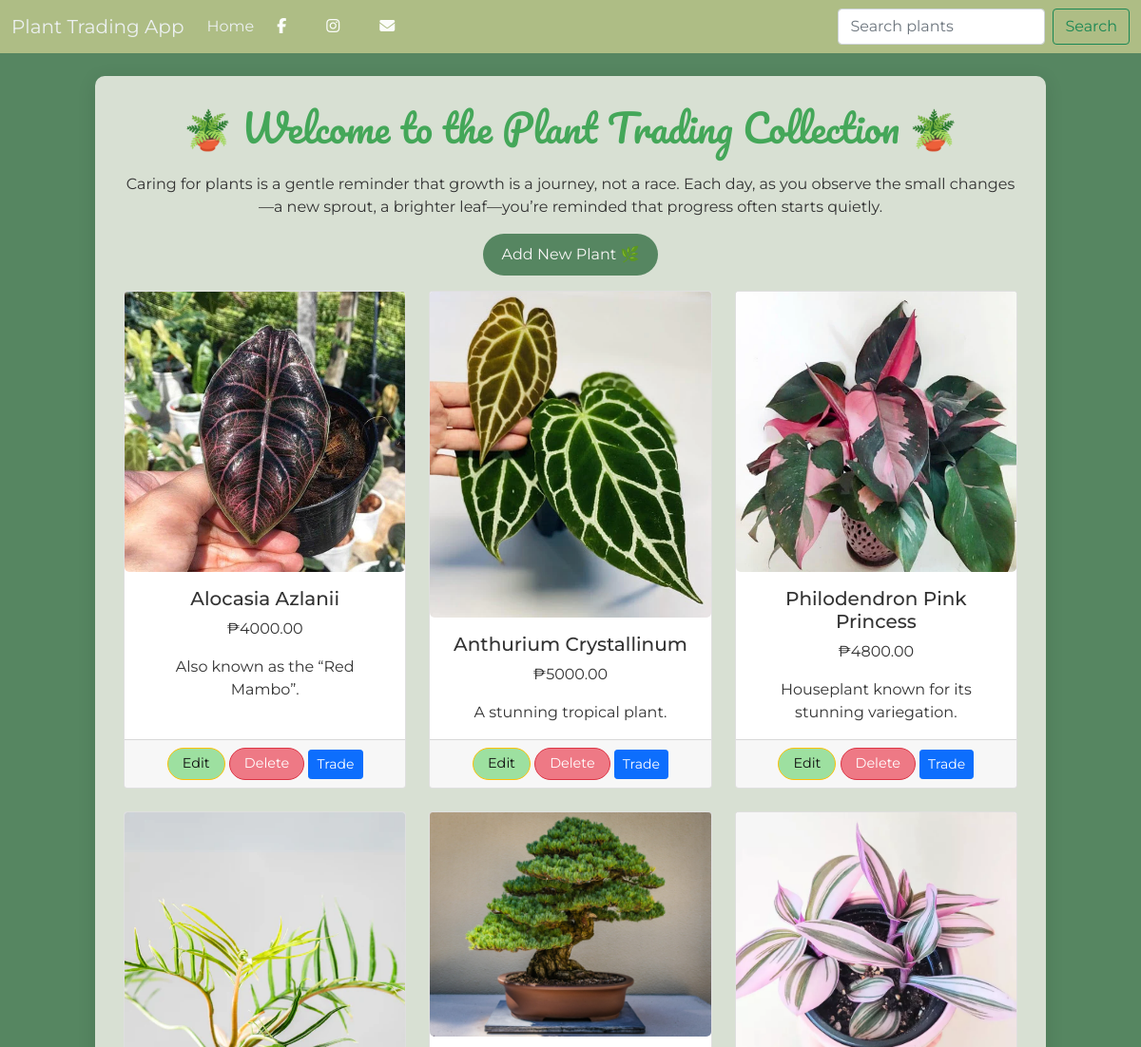
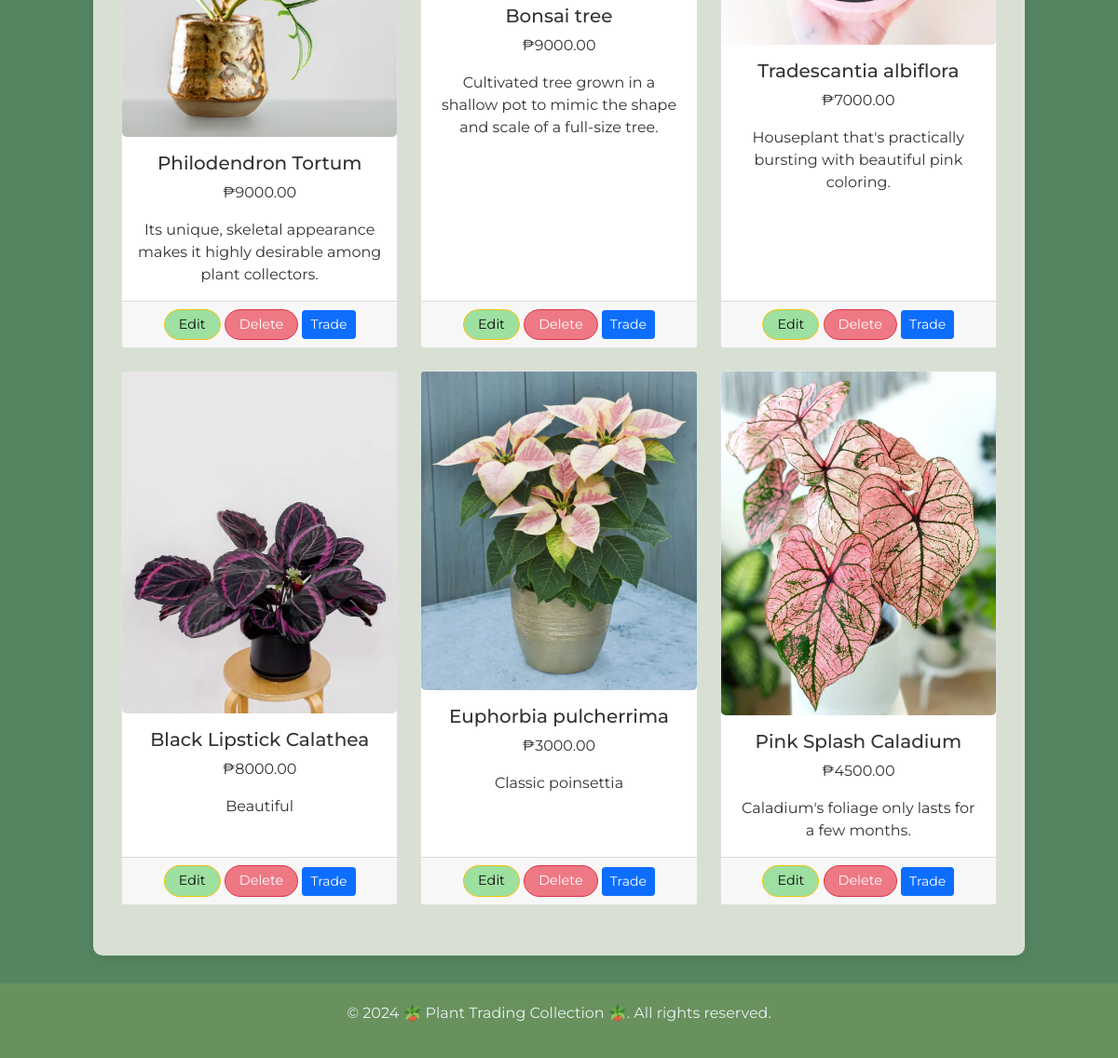
The page /plants/ on the database its author committed (2 pictures, top to bottom).
### plants/models.py (models this page shows, shortened)
class Plant(models.Model):
    name = models.CharField(max_length=100)
    price = models.DecimalField(max_digits=6, decimal_places=2)
    description = models.TextField()
    image = models.ImageField(upload_to='plant_images/', blank=True, null=True)

### plants/views.py (the view)
# urls.py: path('', plant_list, name='plant_list'),
def plant_list(request):
    plants = Plant.objects.all()
    return render(request, 'plants/plant_list.html', {'plants': plants})

### plants/templates/plants/plant_list.html (shortened to what this page needs)
{% load crispy_forms_tags %}
{% load static %}
<!DOCTYPE html>
<html lang="en">
<head>
    <link href="https://cdn.jsdelivr.net/npm/bootstrap@5.1.3/dist/css/bootstrap.min.css" rel="stylesheet">
    <link rel="stylesheet" href="{% static 'css/style.css' %}">
    <link rel="stylesheet" href="https://cdnjs.cloudflare.com/ajax/libs/font-awesome/6.5.0/css/all.min.css">
</head>
<body>
<nav class="navbar navbar-expand-lg navbar-light bg-custom">
    <div class="container-fluid">
        <a class="navbar-brand" href="{% url 'plant_list' %}">Plant Trading App</a>
        <div class="collapse navbar-collapse" id="navbarNav">
            <ul class="navbar-nav">
                <li class="nav-item">
                    <a class="nav-link" href="{% url 'plant_list' %}">Home</a>
                </li>
            </ul>
            <div class="d-flex">
                <a href="https://www.facebook.com" class="nav-link" target="_blank">
                    <i class="fab fa-facebook-f"></i>
                </a>
                <a href="https://www.instagram.com" class="nav-link" target="_blank">
                    <i class="fab fa-instagram"></i>
                </a>
                <a href="mailto:youremail@example.com" class="nav-link">
                    <i class="fas fa-envelope"></i>
                </a>
            </div>
            <form class="d-flex ms-auto" action="{% url 'plant_list' %}" method="get">
                <input class="form-control me-2" type="search" placeholder="Search plants" aria-label="Search" name="search">
                <button class="btn btn-outline-success" type="submit">Search</button>
            </form>
        </div>
    </div>
</nav>
<div class="container mt-4">
    <h1 class="mb-4">🪴 Welcome to the Plant Trading Collection 🪴</h1>
    <p>Caring for plants is a gentle reminder that growth is a journey, not a race. Each day, as you observe the small changes—a new sprout, a brighter leaf—you’re reminded that progress often starts quietly.</p>
    <a href="{% url 'plant_create' %}" class="btn btn-success mb-3">Add New Plant 🌿</a>
    <div class="row">
        {% for plant in plants %}
        <div class="col-md-4 mb-4">
            <div class="card h-100">
                {% if plant.image %}
                <img src="{{ plant.image.url }}" class="card-img-top" alt="{{ plant.name }}">
                {% else %}
                <p class="text-center mt-2">No image available</p>
                {% endif %}
                <div class="card-body">
                    <h5 class="card-title">{{ plant.name }}</h5>
                    <p class="card-text">₱{{ plant.price }}</p>
                    <p class="card-text">{{ plant.description }}</p>
                </div>
                <div class="card-footer text-center">
                    <a href="{% url 'plant_update' plant.pk %}" class="btn btn-warning btn-sm">Edit</a>
                    <a href="{% url 'plant_delete' plant.pk %}" class="btn btn-danger btn-sm">Delete</a>
                    <a href="{% url 'plant_trade' plant.pk %}" class="btn btn-primary btn-sm">Trade</a>
                </div>
            </div>
        </div>
        {% endfor %}
    </div>
</div>
<footer class="text-center mt-4">
    <p>&copy; 2024 🪴 Plant Trading Collection 🪴. All rights reserved.</p>
</footer>
</body>
</html>

### plants/static/css/style.css (style rules this page uses)
* { margin: 0; padding: 0; box-sizing: border-box; }
body { background-color: #568661; background-size: cover; background-position: center; background-repeat: no-repeat; font-family: 'Montserrat', sans-serif; color: #333; }
.navbar { background-color: #aebd85; backdrop-filter: blur(5px); }
.navbar-brand, .navbar-nav .nav-link { color: #ecf0f1 !important; }
.nav-link i { font-size: 1.0rem; color: #fbfdfa; margin-right: 10px; transition: color 0.3s; }
.container { max-width: 1000px; margin: 30px auto; padding: 30px; background-color:rgb(216, 224, 211); border-radius: 10px; text-align: center; box-shadow: 0 4px 20px rgba(0, 0, 0, 0.1); }
h1 { margin-bottom: 20px; font-family: 'Pacifico', cursive; color: #44a759; }
img { width: 100px; height: auto; border-radius: 5px; transition: transform 0.3s; }
.btn-success { background-color: #568661; color: #f8f6f6; border: none; border-radius: 25px; padding: 10px 20px; transition: background-color 0.3s, transform 0.3s; }
.btn-warning, .btn-danger, .btn-trade { border-radius: 25px; padding: 5px 15px; font-size: 0.9rem; transition: background-color 0.3s, transform 0.3s; }
.btn-warning { background-color: #9de0a0; color: #111; }
.btn-danger { background-color: #ee7985; color: #fff; }
footer { background-color: rgba(109, 148, 94, 0.8); color: #ecf0f1; text-align: center; padding: 20px 0; position: relative; bottom: 0; width: 100%; }

### rows shown on the page
Plant: image (picture), name "Alocasia Azlanii", price "4000.00", description "Also known as the “Red Mambo”."
Plant: image (picture), name "Anthurium Crystallinum", price "5000.00", description "A stunning tropical plant."
Plant: image (picture), name "Philodendron Pink Princess", price "4800.00", description "Houseplant known for its stunning variegation."
Plant: image (picture), name "Philodendron Tortum", price "9000.00", description "Its unique, skeletal appearance makes it highly desirable among plant collectors."
Plant: image (picture), name "Bonsai tree", price "9000.00", description "Cultivated tree grown in a shallow pot to mimic the shape and scale of a full-size tree."
Plant: image (picture), name "Tradescantia albiflora", price "7000.00", description "Houseplant that's practically bursting with beautiful pink coloring."
Plant: image (picture), name "Black Lipstick Calathea", price "8000.00", description "Beautiful"
Plant: image (picture), name "Euphorbia pulcherrima", price "3000.00", description "Classic poinsettia"
Plant: image (picture), name "Pink Splash Caladium", price "4500.00", description "Caladium's foliage only lasts for a few months."
